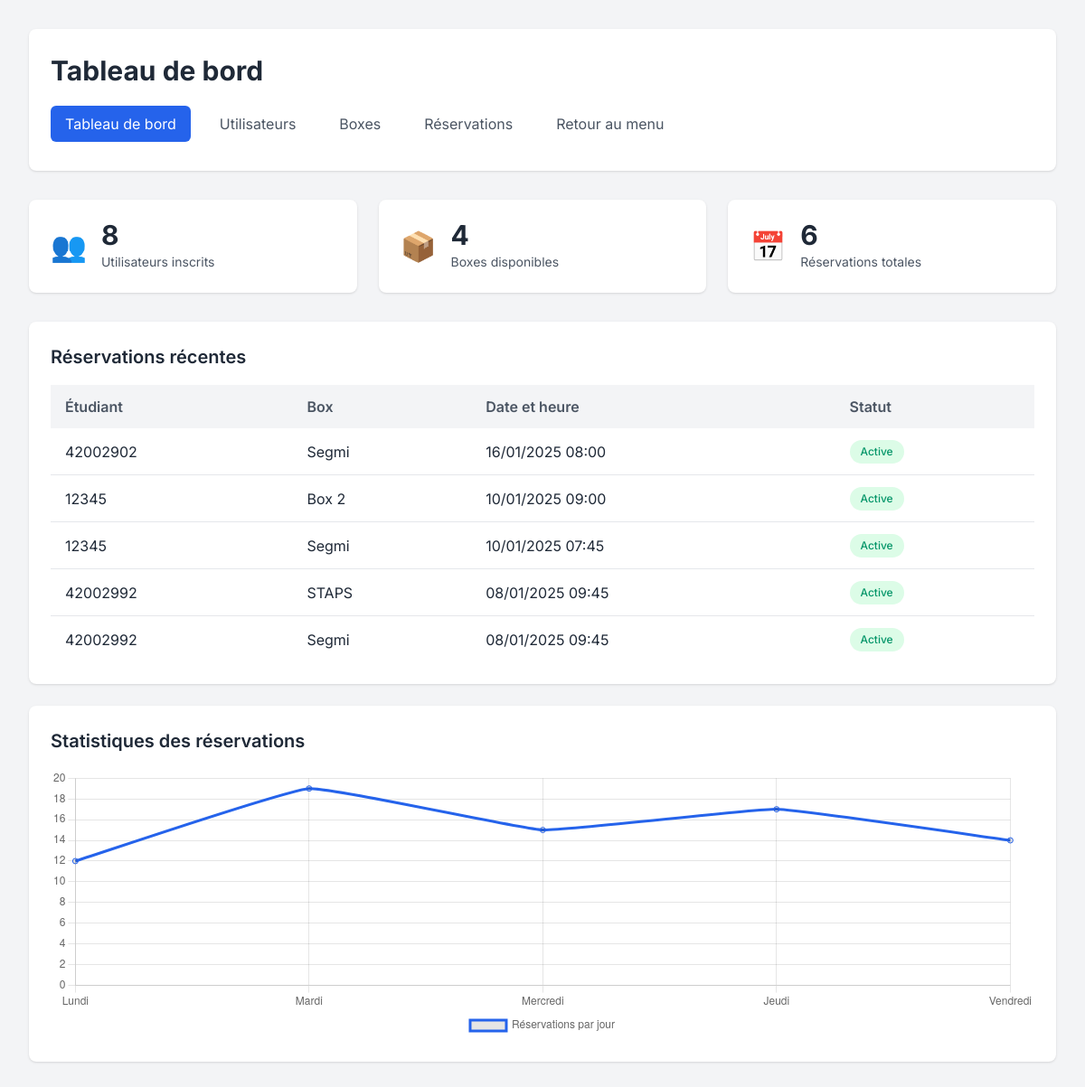
The app's page /administrator/dashboard/ (signed in) with its own data.
### myapp/models.py (models this page shows, shortened)
class Reservation(models.Model):
    box = models.ForeignKey(Box, on_delete=models.CASCADE)
    numero_etudiant = models.ForeignKey(Utilisateur, on_delete=models.CASCADE)
    creneau_horaire = models.DateTimeField(max_length=10)

class Utilisateur(models.Model):
    numero_etudiant = models.CharField(max_length=8, unique=True)
    mot_de_passe = models.CharField(max_length=128)
    annee_etude = models.CharField(max_length=50)
    prenom = models.CharField(max_length=100)
    nom = models.CharField(max_length=100)
    is_blocked = models.BooleanField(default=False)
    is_admin = models.BooleanField(default=False)
    last_password_reset = models.DateTimeField(null=True, blank=True)

class Box(models.Model):
    id = models.AutoField(primary_key=True)
    nom_ufr = models.CharField(max_length=15)

### myapp/views.py (the view)
# urls.py: path('administrator/dashboard/', views.admin_dashboard, name='admin_dashboard'),
def admin_dashboard(request):
    numero_etudiant = request.session.get('numero_etudiant')
    if not numero_etudiant:
        return redirect('index')
    try:
        utilisateur = Utilisateur.objects.get(numero_etudiant=numero_etudiant)
        if not utilisateur.is_admin:
            messages.error(request, "Accès non autorisé")
            return redirect('menu')
        context = {
            'total_reservations': Reservation.objects.count(),
            'total_users': Utilisateur.objects.count(),
            'available_boxes': Box.objects.count(),
            'recent_reservations': Reservation.objects.order_by('-creneau_horaire')[:5]
        }
        return render(request, 'administrator/dashboard.html', context)
    except Utilisateur.DoesNotExist:
        return redirect('index')

### myapp/templates/administrator/dashboard.html (shortened to what this page needs)
{% load static %}
<!DOCTYPE html>
<html lang="fr">
<head>
    <link rel="stylesheet" href="{% static 'css/admin.css' %}">
</head>
<body>
    <div class="admin-container">
        <header class="admin-header">
            <h1 class="admin-title">Tableau de bord</h1>
            <nav class="admin-nav">
                <a href="{% url 'admin_dashboard' %}" class="active">Tableau de bord</a>
                <a href="{% url 'admin_users' %}">Utilisateurs</a>
                <a href="{% url 'admin_boxes' %}">Boxes</a>
                <a href="{% url 'admin_reservations' %}">Réservations</a>
                <a href="{% url 'menu' %}">Retour au menu</a>
            </nav>
        </header>
        <div class="stats-grid">
            <div class="stat-card">
                <div class="stat-icon">👥</div>
                <div class="stat-content">
                    <div class="stat-value">{{ total_users }}</div>
                    <div class="stat-label">Utilisateurs inscrits</div>
                </div>
            </div>
            <div class="stat-card">
                <div class="stat-icon">📦</div>
                <div class="stat-content">
                    <div class="stat-value">{{ available_boxes }}</div>
                    <div class="stat-label">Boxes disponibles</div>
                </div>
            </div>
            <div class="stat-card">
                <div class="stat-icon">📅</div>
                <div class="stat-content">
                    <div class="stat-value">{{ total_reservations }}</div>
                    <div class="stat-label">Réservations totales</div>
                </div>
            </div>
        </div>
        <div class="admin-grid">
            <div class="admin-card">
                <h2 class="card-title">Réservations récentes</h2>
                <div class="table-container">
                    <table class="admin-table">
                        <thead>
                            <tr>
                                <th>Étudiant</th>
                                <th>Box</th>
                                <th>Date et heure</th>
                                <th>Statut</th>
                            </tr>
                        </thead>
                        <tbody>
                            {% for reservation in recent_reservations %}
                            <tr>
                                <td>{{ reservation.numero_etudiant.numero_etudiant }}</td>
                                <td>{{ reservation.box.nom_ufr }}</td>
                                <td>{{ reservation.creneau_horaire|date:"d/m/Y H:i" }}</td>
                                <td>
                                    <span class="status-badge status-active">Active</span>
                                </td>
                            </tr>
                            {% empty %}
                            <tr>
                                <td colspan="4" class="empty-state">Aucune réservation récente</td>
                            </tr>
                            {% endfor %}
                        </tbody>
                    </table>
                </div>
            </div>
            <div class="admin-card">
                <h2 class="card-title">Statistiques des réservations</h2>
                <div class="chart-container">
                    <canvas id="reservationsChart"></canvas>
                </div>
            </div>
        </div>
    </div>
    <script>
        // Exemple de graphique pour les statistiques
        const ctx = document.getElementById('reservationsChart').getContext('2d');
        new Chart(ctx, {
            type: 'line',
            data: {
                labels: ['Lundi', 'Mardi', 'Mercredi', 'Jeudi', 'Vendredi'],
                datasets: [{
                    label: 'Réservations par jour',
                    data: [12, 19, 15, 17, 14],
                    borderColor: 'rgb(37, 99, 235)',
                    tension: 0.1
                }]
            },
            options: {
                responsive: true,
                maintainAspectRatio: false,
                plugins: {
                    legend: {
                        position: 'bottom'
                    }
                },
                scales: {
                    y: {
                        beginAtZero: true
                    }
                }
            }
        });
    </script>
</body>
</html>

### myapp/static/css/admin.css (style rules this page uses)
:root { --primary-color: #2563eb; --primary-hover: #1d4ed8; --success-color: #059669; --success-hover: #047857; --danger-color: #dc2626; --danger-hover: #b91c1c; --warning-color: #d97706; --warning-hover: #b45309; --text-primary: #1f2937; --text-secondary: #4b5563; --text-light: #9ca3af; --background-primary: #ffffff; --background-secondary: #f3f4f6; --border-color: #e5e7eb; --shadow-sm: 0 1px 2px 0 rgb(0 0 0 / 0.05); --shadow: 0 1px 3px 0 rgb(0 0 0 / 0.1), 0 1px 2px -1px rgb(0 0 0 / 0.1); --shadow-md: 0 4px 6px -1px rgb(0 0 0 / 0.1), 0 2px 4px -2px rgb(0 0 0 / 0.1); }
* { margin: 0; padding: 0; box-sizing: border-box; }
body { font-family: 'Inter', sans-serif; background-color: var(--background-secondary); color: var(--text-primary); line-height: 1.5; }
.admin-container { max-width: 1280px; margin: 0 auto; padding: 2rem; }
.admin-header { background-color: var(--background-primary); padding: 1.5rem; border-radius: 0.5rem; box-shadow: var(--shadow); margin-bottom: 2rem; }
.admin-title { font-size: 1.875rem; font-weight: 700; color: var(--text-primary); margin-bottom: 1rem; }
.admin-nav { display: flex; gap: 1rem; overflow-x: auto; padding-bottom: 0.5rem; }
.admin-nav a { color: var(--text-secondary); text-decoration: none; padding: 0.5rem 1rem; border-radius: 0.375rem; transition: all 0.2s; white-space: nowrap; }
.admin-nav a.active { background-color: var(--primary-color); color: white; }
.stats-grid { display: grid; grid-template-columns: repeat(auto-fit, minmax(240px, 1fr)); gap: 1.5rem; margin-bottom: 2rem; }
.stat-card { background-color: var(--background-primary); padding: 1.5rem; border-radius: 0.5rem; box-shadow: var(--shadow); display: flex; align-items: center; gap: 1rem; }
.stat-icon { font-size: 2rem; color: var(--primary-color); }
.stat-content { flex: 1; }
.stat-value { font-size: 1.875rem; font-weight: 700; color: var(--text-primary); line-height: 1; }
.stat-label { color: var(--text-secondary); font-size: 0.875rem; margin-top: 0.25rem; }
.admin-grid { display: grid; grid-template-columns: repeat(auto-fit, minmax(min(100%, 600px), 1fr)); gap: 1.5rem; }
.admin-card { background-color: var(--background-primary); padding: 1.5rem; border-radius: 0.5rem; box-shadow: var(--shadow); }
.card-title { font-size: 1.25rem; font-weight: 600; color: var(--text-primary); margin-bottom: 1rem; }
.table-container { overflow-x: auto; }
.admin-table { width: 100%; border-collapse: collapse; white-space: nowrap; }
.admin-table th { background-color: var(--background-secondary); padding: 0.75rem 1rem; text-align: left; font-weight: 600; color: var(--text-secondary); }
.admin-table td { padding: 0.75rem 1rem; border-bottom: 1px solid var(--border-color); }
.admin-table tr:last-child td { border-bottom: none; }
.status-badge { display: inline-flex; align-items: center; padding: 0.25rem 0.75rem; border-radius: 9999px; font-size: 0.75rem; font-weight: 500; }
.status-active { background-color: #dcfce7; color: var(--success-color); }
.chart-container { height: 300px; position: relative; }
.stat-card, .admin-card { animation: fadeIn 0.3s ease-out; }

### records on screen
Reservation: numero_etudiant.numero_etudiant "42002902", box.nom_ufr "Segmi", creneau_horaire "16/01/2025 08:00"
Reservation: numero_etudiant.numero_etudiant "12345", box.nom_ufr "Box 2", creneau_horaire "10/01/2025 09:00"
Reservation: numero_etudiant.numero_etudiant "12345", box.nom_ufr "Segmi", creneau_horaire "10/01/2025 07:45"
Reservation: numero_etudiant.numero_etudiant "42002992", box.nom_ufr "STAPS", creneau_horaire "08/01/2025 09:45"
Reservation: numero_etudiant.numero_etudiant "42002992", box.nom_ufr "Segmi", creneau_horaire "08/01/2025 09:45"

### other values on screen
{{ total_users }} "8"
{{ available_boxes }} "4"
{{ total_reservations }} "6"
